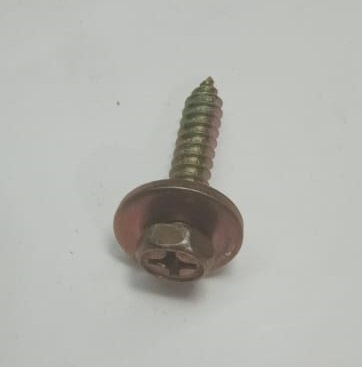
#> input picture app/images/pictures/tornillo01.jpeg, 362 x 367 px, found by its file name
$ python kmeans.py
#> lines starting #> are read from the running program, lines starting #| are printed output that depends on the picture; after the words box and inside, x2 and y2 are one past the last pixel; in counts of white or black regions, pixels touching at a corner belong together
import pandas as pd
import cv2
import numpy as np

#Leo la imagen de diversas figuras
# figuras = cv2.imread("../resources/images/formas1.png")
figuras = cv2.imread("../resources/pictures/tornillo01.jpeg")
#> figuras is the input picture: shape (367, 362, 3); mean B, G, R 176.2, 181, 180.6
# figuras = cv2.imread("../resources/dataset/internet/arandela06.jpg")
#Creo una imagen apartir de una transformación a grices de la imagen original
grices = cv2.cvtColor(figuras, cv2.COLOR_BGR2GRAY)
#
imgCanny = cv2.Canny(figuras, 10, 50)
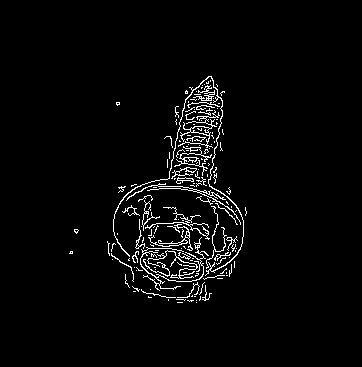
#> imgCanny: shape (367, 362); 3.2% white in thin lines or dots, all inside (x1, y1, x2, y2) = (69, 76, 247, 303)

ret,th = cv2.threshold(grices,100,255,cv2.THRESH_BINARY_INV)
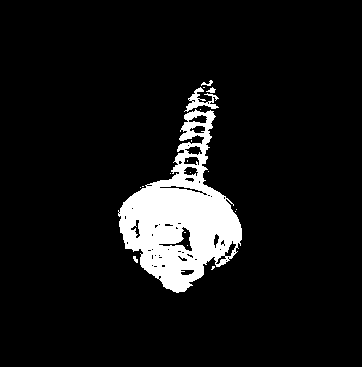
#> th: shape (367, 362); 8.2% white; 19 white regions (14 under 20 px)
#Consigo los contornos ordenandolos en cantidad y por jerarquia
contornos,jerarquia = cv2.findContours(th,cv2.RETR_EXTERNAL,cv2.CHAIN_APPROX_SIMPLE)
#> contornos = 15 contours, 12 with area under 20; largest, box (x1, y1, x2, y2) and area: (118, 109, 242, 293) 11280, (184, 87, 219, 112) 227, (206, 87, 216, 93) 20; jerarquia = 15 rows, first 6: [1, -1, -1, -1], [2, 0, -1, -1], [3, 1, -1, -1], [4, 2, -1, -1], [5, 3, -1, -1], [6, 4, -1, -1]
#dibujo los contornos
cv2.drawContours(figuras, contornos, -1, (0,255,0),3)
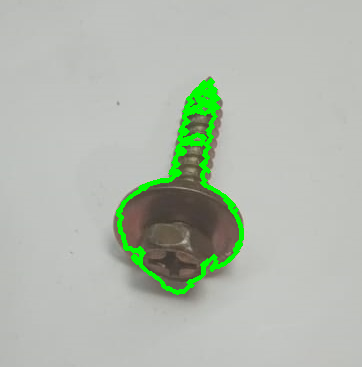
#> figuras: shape (367, 362, 3); 2.9% of pixels changed, all inside (x1, y1, x2, y2) = (116, 78, 244, 295)

#por cada elemento dentro de  la cantidad de contornos
for conts in range (len(contornos)):
    #trabajo con el contorno i-ésimo
    cnt = contornos[conts]
    #consigo su momento de hu
    M = cv2.moments(cnt)
    #muestro su valor
    print(M)
    #Calculo sus coordenadas del centroide en X y en Y
#> (the run stopped early here; a loop or call above may not have finished)

$ run again, with app/images/pictures/tornillo02.jpeg copied over app/images/pictures/tornillo01.jpeg
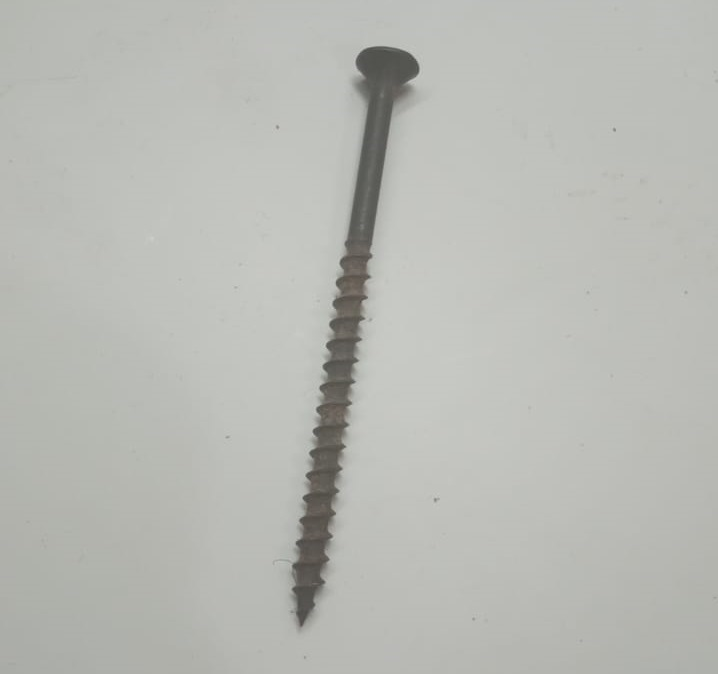
#> input picture app/images/pictures/tornillo02.jpeg, 718 x 674 px, found by its file name
#> figuras is the input picture: shape (674, 718, 3); mean B, G, R 180.7, 185.9, 184.4
#> `imgCanny = cv2.Canny(figuras, 10, 50)`:
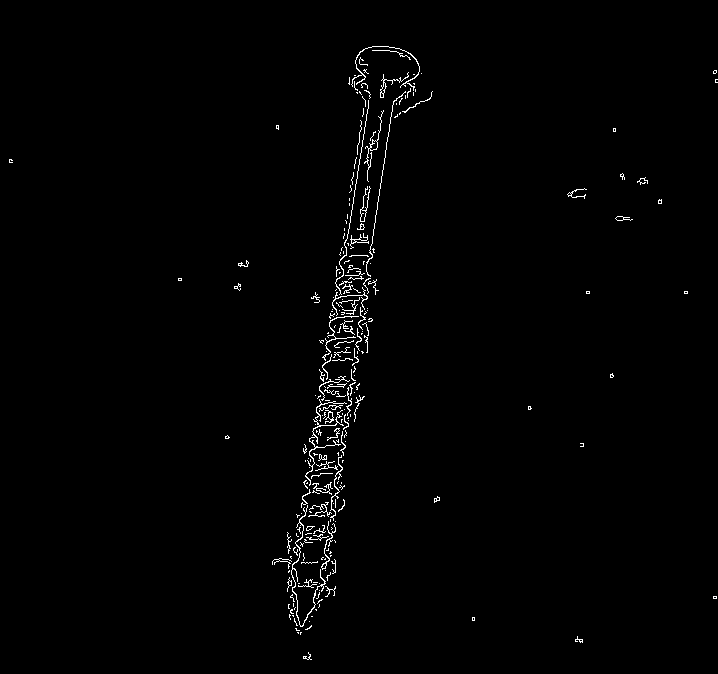
#> imgCanny: shape (674, 718); 1.1% white in thin lines or dots, all inside (x1, y1, x2, y2) = (9, 46, 718, 660)
#> th: shape (674, 718); 2.6% white; 17 white regions (8 under 20 px)
#> contornos = 17 contours, 8 with area under 20; largest, box (x1, y1, x2, y2) and area: (346, 47, 419, 254) 5444, (293, 418, 347, 626) 4286, (324, 336, 361, 379) 766, (320, 379, 354, 400) 349, (330, 315, 364, 334) 328; jerarquia = 17 rows, first 6: [1, -1, -1, -1], [2, 0, -1, -1], [3, 1, -1, -1], [4, 2, -1, -1], [5, 3, -1, -1], [6, 4, -1, -1]
#> `cv2.drawContours(figuras, contornos, -1, (0,255,0),3)`:
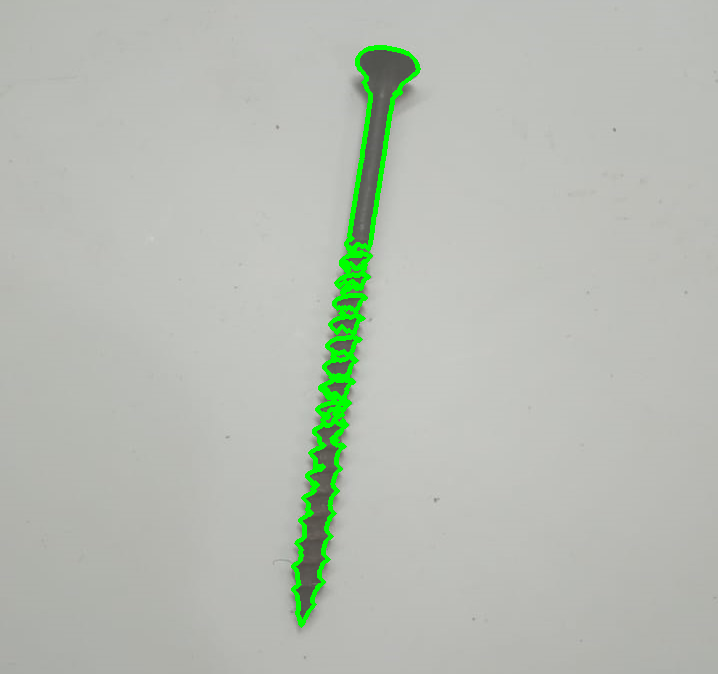
#> figuras: shape (674, 718, 3); 1.72% of pixels changed, all inside (x1, y1, x2, y2) = (291, 45, 421, 628)
